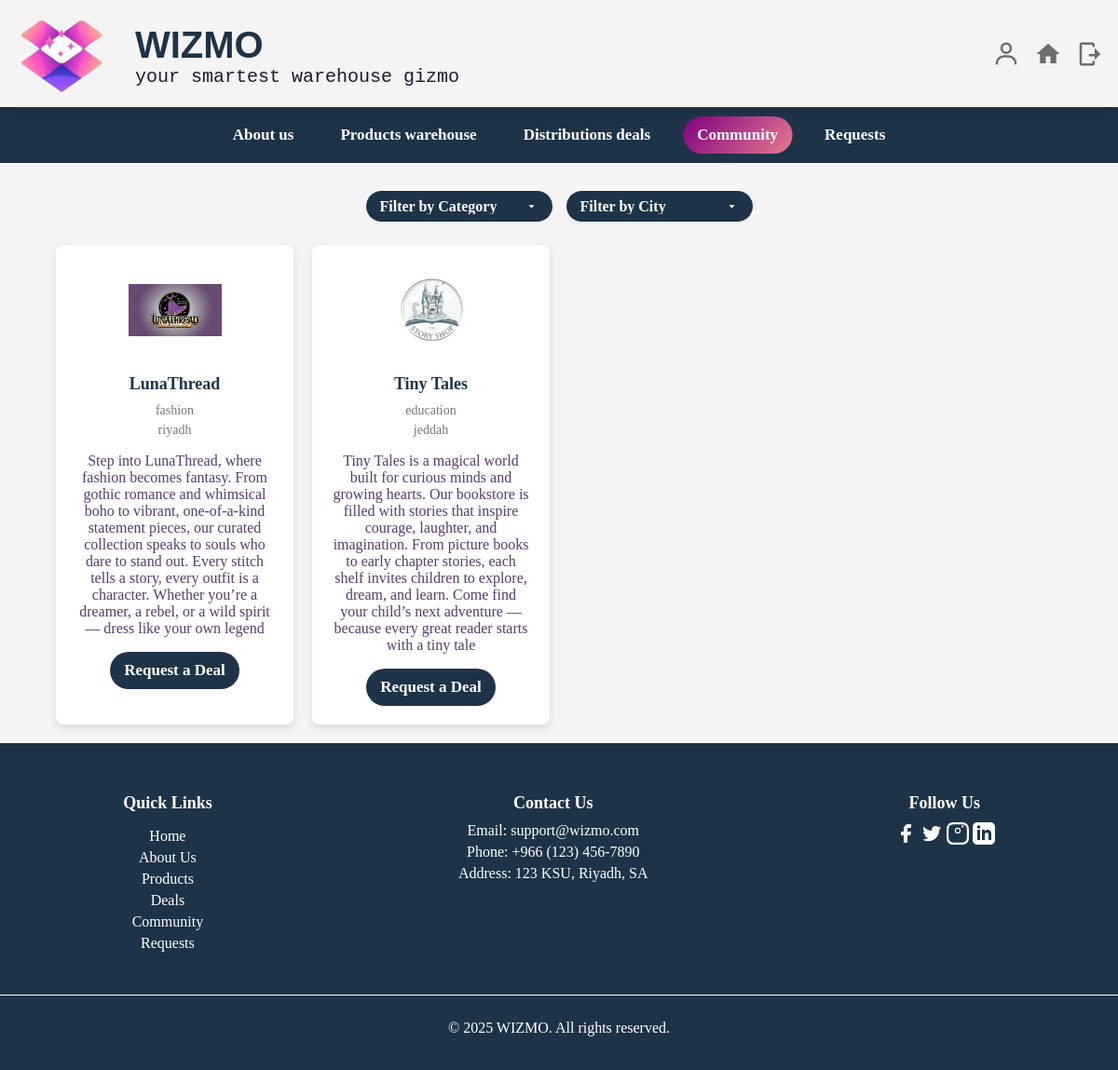
The app's page /community.php (signed in) with its own data.
### tables this page shows
CREATE TABLE `business` (
  `username` varchar(300) NOT NULL,
  `businessName` varchar(300) NOT NULL,
  `category` varchar(300) NOT NULL,
  `email` varchar(250) NOT NULL,
  `password` varchar(200) NOT NULL,
  `phoneNumber` int(11) NOT NULL,
  `city` varchar(300) NOT NULL,
  `description` varchar(500) NOT NULL,
  `logo` varchar(250) NOT NULL
);

### community.php (the view, shortened to what this page needs)
<?php
$connection = new mysqli("localhost", "root", "root", "Wizmo", 8889);
?>
<!DOCTYPE html>
<html>
<head>
    <link rel="stylesheet" href="style.css">
</head>
<body>
<header>
    <div class="header-container">
        <img src="images/wizmoLOGO.png" alt="logo" width="90" height="80" class="Navimg">
        <div class="text-container">
            <h2>WIZMO</h2>
            <h3>your smartest warehouse gizmo</h3>
        </div>
        <div class="header-links">
                <a href="profile.php"><svg class="header-icon"><use href="#account"/></svg></a>
                <a href="Homepage.php"><svg class="header-icon"><use href="#home"/></svg></a>
                <a href="index.php"><svg class="header-icon"><use href="#logout"/></svg></a>
            </div>
    </div>
</header>
<nav class="navBar">
    <ul>
        <li class="link1"><a href="aboutus.php">About us</a></li>
        <li class="link2"><a href="Products.php">Products warehouse</a></li>
        <li class="link3"><a href="deals.php">Distributions deals</a></li>
        <li class="link4"><a href="community.php" class="active">Community</a></li>
        <li class="link5"><a href="request.php">Requests</a></li>
    </ul>
</nav>
<div class="container">
    <div class="filters">
        <select class="filter-select" id="categoryFilter">
            <option value="">Filter by Category</option>
        </select>
        <select class="filter-select" id="cityFilter">
            <option value="">Filter by City</option>
        </select>
    </div>
    <div class="business-list" id="businessList">
        <?php
        $currentUser = $_SESSION['username'];
        $query = "SELECT * FROM Business WHERE username != '$currentUser'";
        $result = $connection->query($query);
        while ($row = $result->fetch_assoc()) {
            $category = htmlspecialchars($row['category']);
            $city = htmlspecialchars($row['city']);
            $businessName = htmlspecialchars($row['businessName']);
            $description = htmlspecialchars($row['description']);
            $logo = htmlspecialchars($row['logo']);
            $businessUsername = htmlspecialchars($row['username']);
            echo "
            <div class='business-card' data-category='$category' data-city='$city'>
                <img src='$logo' alt='$businessName Logo' class='business-logo'>
                <div class='business-name'>$businessName</div>
                <div class='business-category'>$category</div>
                <div class='business-location'>$city</div>
                <p>$description</p>
                <button class='request-button' data-username='$businessUsername'>Request a Deal</button>
            </div>";
        }
        ?>
    </div>
</div>
<footer>
    <div class="footer-container">
        <div class="footer-section">
            <h4>Quick Links</h4>
            <ul>
                <li><a href="HomePage.html">Home</a></li>
                <li><a href="aboutus.html">About Us</a></li>
                <li><a href="Products.html">Products</a></li>
                <li><a href="deals.html">Deals</a></li>
                <li><a href="community.html">Community</a></li>
                <li><a href="request.html">Requests</a></li>
            </ul>
        </div>
        <div class="footer-section">
            <h4>Contact Us</h4>
            <p>Email: support@wizmo.com</p>
            <p>Phone: +966 (123) 456-7890</p>
            <p>Address: 123 KSU, Riyadh, SA</p>
        </div>
        <div class="footer-section">
            <h4>Follow Us</h4>
            <a href="https://www.facebook.com"><svg width="24" height="24"><use href="#facebook"/></svg></a>
            <a href="https://twitter.com"><svg width="24" height="24"><use href="#twitter"/></svg></a>
            <a href="https://www.instagram.com"><svg width="24" height="24"><use href="#instagram"/></svg></a>
            <a href="https://www.linkedin.com"><svg width="24" height="24"><use href="#linkedin"/></svg></a>
        </div>
    </div>
    <div class="footer-bottom">
        <p>&copy; 2025 WIZMO. All rights reserved.</p>
    </div>
</footer>
</body>
</html>

### community.php (style rules this page uses)
body { font-family: Cambria, Cochin, Georgia, Times, 'Times New Roman', serif; }

### records on screen
business: logo (picture), businessName "LunaThread", category "fashion", city "riyadh", description "Step into LunaThread, where fashion becomes fantasy. From gothic romance and whimsical boho to vibrant, one-of-a-kind statement pieces, our curated collection speaks to souls who dare to stand out. Every stitch tells a story, every outfit is a character. Whether you’re a dreamer, a rebel, or a wild spirit — dress like your own legend"
business: logo (picture), businessName "Tiny Tales", category "education", city "jeddah", description "Tiny Tales is a magical world built for curious minds and growing hearts. Our bookstore is filled with stories that inspire courage, laughter, and imagination. From picture books to early chapter stories, each shelf invites children to explore, dream, and learn. Come find your child’s next adventure — because every great reader starts with a tiny tale"
